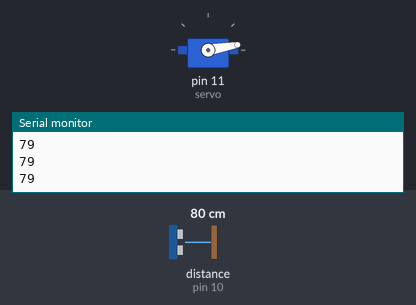
A sketch run on a simulated Arduino Uno, built with avr-gcc and run on an emulated ATmega328P. On the bench: servo, the last lines printed to the serial monitor. Wiring (inferred from the names in the program): ultrasonic range finder: trigger pin 9; echo pin 10. Inputs (shaded band) come from the test bench; at power-on: distance to the obstacle (sensor on pin 10) 80 cm. The echo pulse lasts 58.3 µs per cm.

Above: at 1.2 s.
1.3 s: distance to the obstacle (sensor on pin 10) set to 18 cm
2.8 s: distance to the obstacle (sensor on pin 10) set to 14 cm
At 3.4 s:
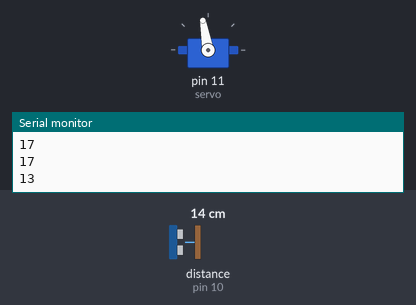
4.3 s: distance to the obstacle (sensor on pin 10) set to 35 cm
At 4.9 s:
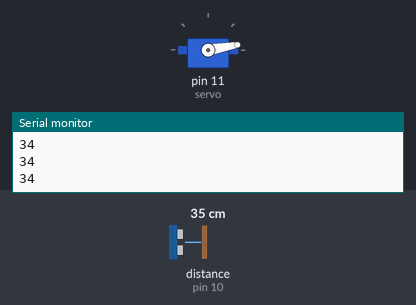
5.8 s: distance to the obstacle (sensor on pin 10) set to 2 cm
At 6.8 s:
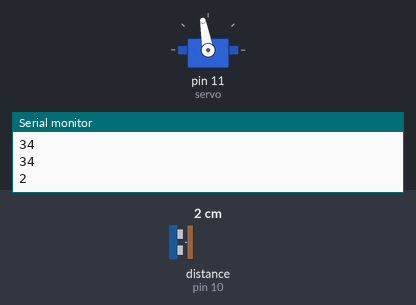
Timing chart, 0 to 8.3 s (numbered marks = the images above; inputs shaded):
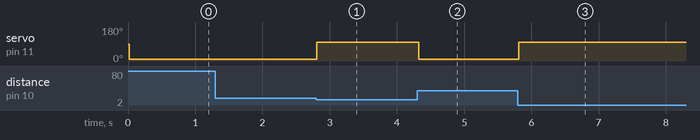

The sketch:

Smaartooo_dustbin.ino
```cpp
#include<Servo.h>
int trig=9;
int echo=10;
Servo servo;
float duration;
int dis;
void setup(){
  pinMode(trig,OUTPUT);
  pinMode(echo,INPUT);
  Serial.begin(9600);
  servo.attach(11);
  digitalWrite(trig,LOW);
  delayMicroseconds(2);
  }
  void loop(){
    digitalWrite(trig,HIGH);
    delayMicroseconds(10);
    digitalWrite(trig,LOW);
    duration=pulseIn(echo,HIGH);
    dis=duration*0.034/2;
    Serial.println(dis);
    if(dis<15){servo.write(100);delay(1500);}
    else{servo.write(10);}
    delay(10);
    }
```

Measured:
- the behaviour switches between 16 and 15 cm on distance to the obstacle (sensor on pin 10) (found by bisection; images 0 and 1)
- after the input at 2.8 s, servo on pin 11 (servo): 10° → 100° at once
- after the input at 4.3 s, servo on pin 11 (servo): 100° → 10° at once
- after the input at 5.8 s, servo on pin 11 (servo): 10° → 100° at once
